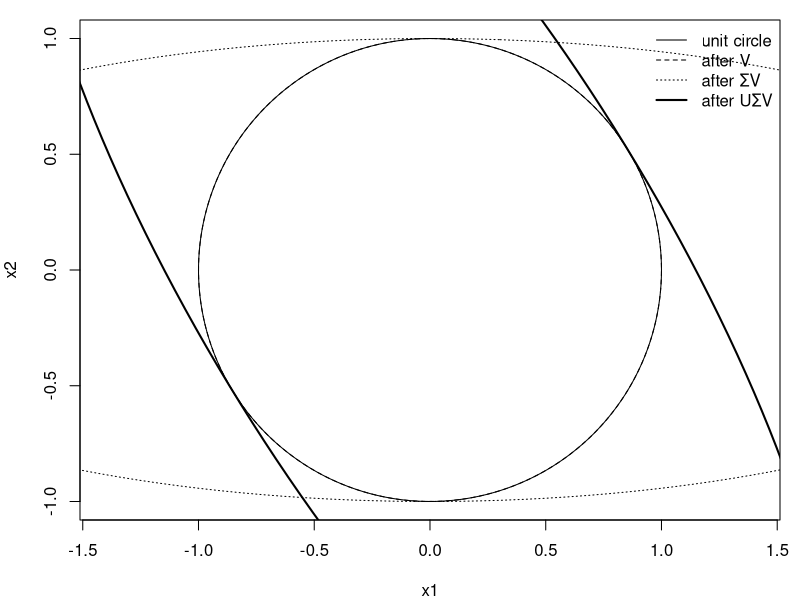
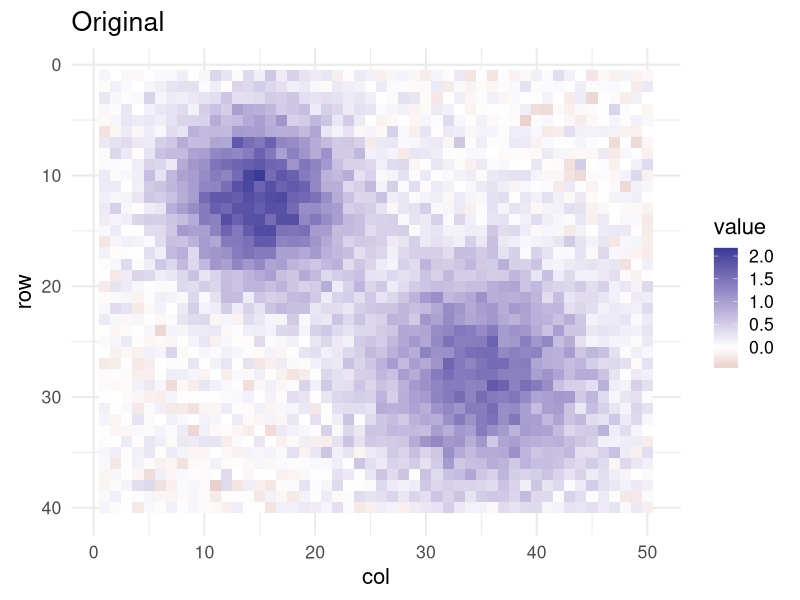
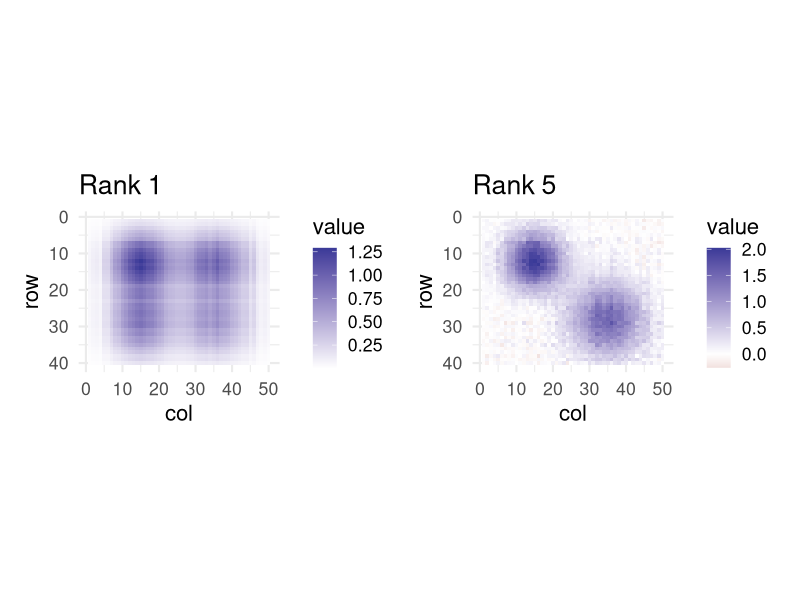

These figures' R source, in order: (Note: this script raises an error after producing the figures.)
## ---- chunk 1
#| include: false
library(tidyverse)
library(ggplot2)
theme_set(theme_minimal(base_size = 16))
set.seed(1)

# helper heatmap
hm <- function(M, title_txt = "") {
  as_tibble(M) |>
    mutate(r = row_number()) |>
    pivot_longer(-r, names_to = "c", values_to = "val") |>
    mutate(c = as.integer(gsub("V","", c))) |>
    ggplot(aes(c, r, fill = val)) +
    geom_tile() +
    scale_y_reverse() +
    scale_fill_gradient2() +
    labs(x = "col", y = "row", title = title_txt, fill = "value") +
    coord_fixed()
}
## ---- chunk 2
# small numeric demo
A <- matrix(c(3,1,1,  -1,3,1,  0,1,3,  2,0,1,  1,2,0), nrow = 5, byrow = TRUE)
sv <- svd(A)
list(singular_values = round(sv$d, 3),
     first_left_singvec  = round(sv$u[,1], 3),
     first_right_singvec = round(sv$v[,1], 3))
## ---- chunk 3
# ellipse picture from a 2D slice
Sig <- diag(c(3,1))
theta <- seq(0, 2*pi, length.out = 200)
circle <- rbind(cos(theta), sin(theta))
U2 <- svd(matrix(rnorm(4), 2, 2))$u
V2 <- svd(matrix(rnorm(4), 2, 2))$u
ellipse <- U2 %*% Sig %*% V2 %*% circle
par(mar = c(4,4,1,1))
plot(t(circle), type = "l", asp = 1, xlab = "x1", ylab = "x2")
lines(t(V2 %*% circle), lty = 2)
lines(t(Sig %*% V2 %*% circle), lty = 3)
lines(t(ellipse), lwd = 2)
legend("topright",
       c("unit circle", "after V", "after ΣV", "after UΣV"),
       lty = c(1,2,3,1), lwd = c(1,1,1,2), bty = "n")
## ---- chunk 4
# build a structured matrix then visualize approximations
m <- 40; n <- 50
grid <- expand.grid(i = 1:m, j = 1:n)
signal <- with(grid, 2*exp(-((i-12)^2+(j-15)^2)/(2*30)) +
                     1.5*exp(-((i-28)^2+(j-35)^2)/(2*50)))
noise <- matrix(rnorm(m*n, sd = 0.15), m, n)
M <- matrix(signal, m, n) + noise
svM <- svd(M)

Mk <- function(k) svM$u[,1:k,drop=FALSE] %*% diag(svM$d[1:k], k) %*% t(svM$v[,1:k,drop=FALSE])

hm(M, "Original")    # heatmap original
## ---- chunk 5
# two side by side snapshots
library(patchwork)
p1 <- hm(Mk(1), "Rank 1")
p2 <- hm(Mk(5), "Rank 5")
p1 + p2
## ---- chunk 6
#| eval: true
# show the gif if created
knitr::include_graphics("svd-rank-growth.gif")
## ---- chunk 7
X <- scale(mtcars, center = TRUE, scale = FALSE)
svx <- svd(X)
var_expl <- svx$d^2 / sum(svx$d^2)
tibble(PC = 1:length(var_expl), variance_explained = var_expl) |>
  ggplot(aes(PC, variance_explained)) +
  geom_col() +
  geom_line() +
  geom_point() +
  scale_y_continuous(labels = scales::percent) +
  labs(title = "Variance explained by PCs", x = "PC", y = "Share")
## ---- chunk 8
# simple image denoise example on a grayscale block
img <- M
ps <- tibble(k = 1:10,
             frob = map_dbl(k, ~norm(img - Mk(.x), type = "F")))
ggplot(ps, aes(k, frob)) +
  geom_line() + geom_point() +
  labs(title = "Reconstruction error by rank", x = "rank k", y = "Frobenius norm")
